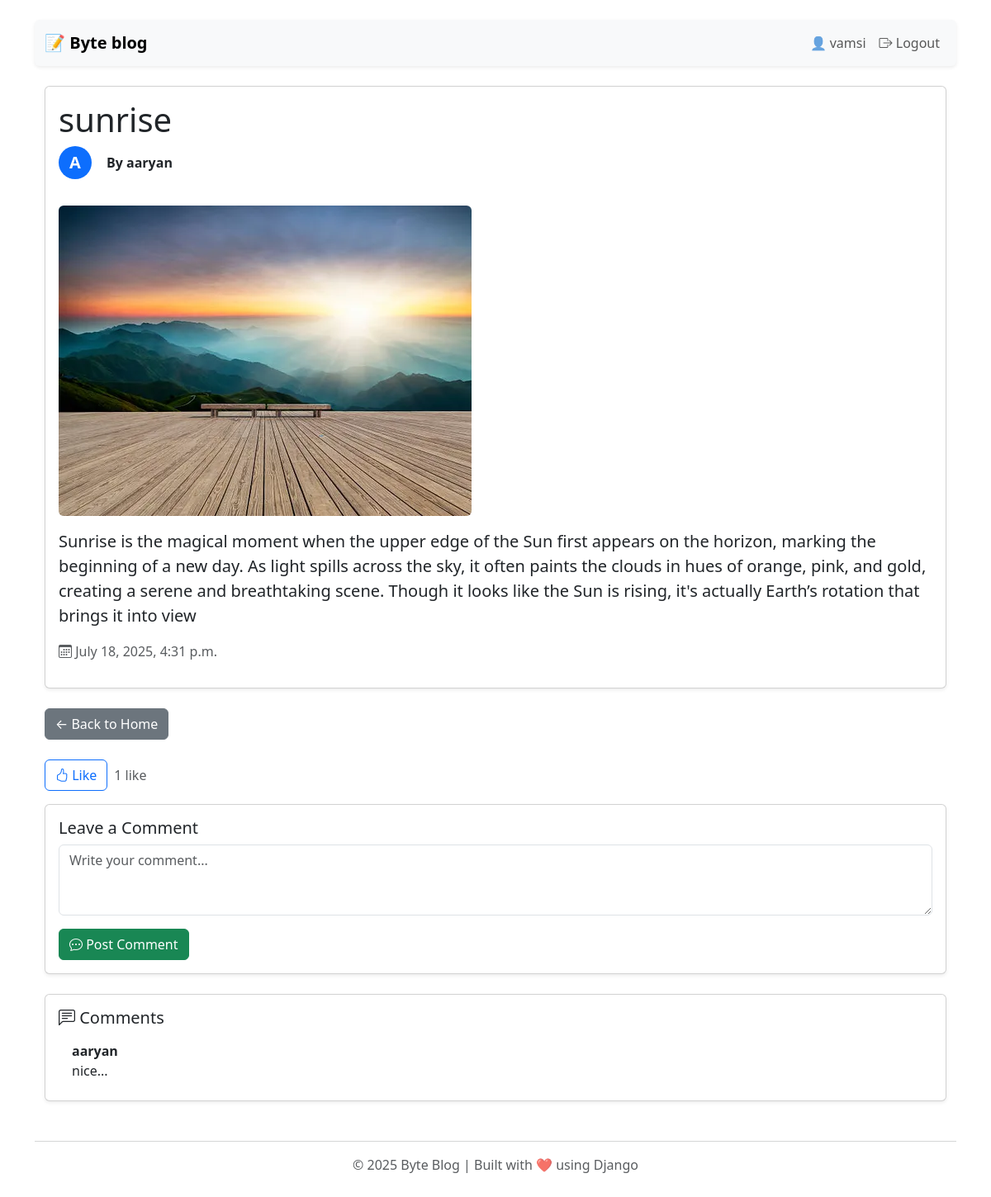
Page /post/22/ (signed in) on the committed database.
### blog/models.py (models this page shows, shortened)
class Post(models.Model):
    title=models.CharField(max_length=200)
    image = models.ImageField(upload_to='post_images/', blank=True, null=True)
    content=models.TextField()
    date_created=models.DateTimeField(auto_now_add=True)
    author = models.ForeignKey(User, on_delete=models.CASCADE ,default=1)

class Comment(models.Model):
    post = models.ForeignKey(Post, on_delete=models.CASCADE, related_name='comments')
    author = models.ForeignKey(User, on_delete=models.CASCADE)
    content = models.TextField()
    created_at = models.DateTimeField(auto_now_add=True)

### blog/views.py (the view, shortened to what this page needs)
# urls.py: path('post/<int:post_id>/',views.post_detail,name='post_detail'),
def post_detail(request, post_id):
    post = get_object_or_404(Post, id=post_id)
    comments = post.comments.all().order_by('-created_at')  # Most recent comments first
    liked = False
    if request.user.is_authenticated:
        liked = Like.objects.filter(post=post, user=request.user).exists()
    context = {
        'post': post,
        'comments': comments,
        'liked': liked,
    }
    return render(request, 'blog/post_detail.html', context)

### templates/blog/post_detail.html (shortened to what this page needs)
{% extends 'blog/base.html' %}
{% block content %}
<div class="container mt-4">
  <div class="card mb-4 shadow-sm">
    <div class="card-body">
      <h1 class="card-title">{{ post.title }}</h1>
      <div class="d-flex align-items-center mb-3">
  {% if post.author.profile.image %}
    <img src="{{ post.author.profile.image.url }}" alt="Avatar"
         class="rounded-circle" height="40" width="40">
  {% else %}
    <div class="avatar-placeholder">
      {{ post.author.first_name|default:post.author.username|slice:":1"|upper }}
    </div>
  {% endif %}
  <strong class="ms-2">By {{ post.author }}</strong>
</div>
      {% if post.image %}
        <img src="{{ post.image.url }}" alt="Post Image" class="img-fluid rounded my-3" style="max-height: 400px;">
      {% endif %}
      <p class="card-text fs-5">{{ post.content }}</p>
      <p class="text-muted">
        <i class="bi bi-calendar3"></i> {{ post.date_created|date:"F j, Y, g:i a" }}
      </p>
    </div>
  </div>
  <a href="{% url 'home' %}" class="btn btn-secondary mb-4">← Back to Home</a>
  {% if user.is_authenticated %}
    <form method="POST" action="{% url 'like_post' post_id=post.id %}" class="mb-3 d-flex align-items-center gap-2">
      <button type="submit" class="btn btn-outline-primary">
        <i class="bi bi-hand-thumbs-up"></i> {{ liked|yesno:"Unlike,Like" }}
      </button>
      <span class="text-muted">{{ post.likes.count }} like{{ post.likes.count|pluralize }}</span>
    </form>
    <div class="card mb-4 shadow-sm">
      <div class="card-body">
        <h5 class="card-title">Leave a Comment</h5>
        <form method="POST">
          <div class="mb-3">
            <textarea name="comment" rows="3" class="form-control" placeholder="Write your comment..." required></textarea>
          </div>
          <button type="submit" class="btn btn-success">
            <i class="bi bi-chat-dots"></i> Post Comment
          </button>
        </form>
      </div>
    </div>
  {% else %}
    <div class="alert alert-info">
      <i class="bi bi-info-circle"></i> You must <a href="{% url 'login' %}">log in</a> to like or comment.
    </div>
  {% endif %}
  <div class="card shadow-sm">
    <div class="card-body">
      <h5 class="card-title"><i class="bi bi-chat-left-text"></i> Comments</h5>
      {% if comments %}
        <ul class="list-group list-group-flush">
          {% for comment in comments %}
            <li class="list-group-item d-flex justify-content-between">
              <div>
                <strong>{{ comment.author.username }}</strong>
                <br>
                {{ comment.content }}
              </div>
            </li>
          {% endfor %}
        </ul>
      {% else %}
        <p class="text-muted">No comments yet. Be the first to comment!</p>
      {% endif %}
    </div>
  </div>
</div>
{% endblock %}

### templates/blog/base.html (shortened to what this page needs)
{% load static %}
<!DOCTYPE html>
<html lang="en">
<head>
    <link href="https://cdn.jsdelivr.net/npm/bootstrap@5.3.3/dist/css/bootstrap.min.css" rel="stylesheet">
    <link href="https://cdn.jsdelivr.net/npm/bootstrap-icons@1.10.5/font/bootstrap-icons.css" rel="stylesheet">
</head>
<body class="container py-4">
<nav class="navbar navbar-expand-lg navbar-light bg-light shadow-sm rounded mb-4">
  <div class="container">
    <a class="navbar-brand fw-bold" href="/">📝 Byte blog</a>
    <div class="collapse navbar-collapse justify-content-end" id="navbarContent">
      <ul class="navbar-nav">
        {% if user.is_authenticated %}
          <li class="nav-item">
            <span class="nav-link">👤 {{ user.username }}</span>
          </li>
          <li class="nav-item">
            <a class="nav-link" href="{% url 'logout' %}"><i class="bi bi-box-arrow-right"></i> Logout</a>
          </li>
        {% else %}
          <li class="nav-item">
            <a class="nav-link" href="{% url 'login' %}"><i class="bi bi-box-arrow-in-right"></i> Login</a>
          </li>
        {% endif %}
      </ul>
    </div>
  </div>
</nav>
{% block content %}{% endblock %}
<footer class="text-center mt-5 text-muted">
  <hr>
  <p>© 2025 Byte Blog | Built with ❤️ using Django</p>
</footer>
</body>
</html>

### templates/blog/base.html (style rules this page uses)
body { transition: background-color 0.3s, color 0.3s; }

### templates/blog/post_detail.html (style rules this page uses)
.avatar-placeholder { width: 40px; height: 40px; background-color: #0d6efd; color: white; font-weight: bold; font-size: 20px; border-radius: 50%; display: inline-flex; align-items: center; justify-content: center; margin-right: 10px; }

### rows in the picture
Post: title "sunrise", author.first_name "A", author "aaryan", image (picture), content "Sunrise is the magical moment when the upper edge of the Sun first appears on the horizon, marking the beginning of a new day. As light spills across the sky, it often paints the clouds in hues of orange, pink, and gold, creating a serene and breathtaking scene. Though it looks like the Sun is rising, it's actually Earth’s rotation that brings it into view", date_created "July 18, 2025, 4:31 p.m.", likes.count "1"
Comment: author.username "aaryan", content "nice..."

### other values in the picture
{{ user.username }} "vamsi"
{{ liked|yesno:"Unlike,Like" }} "Like"
